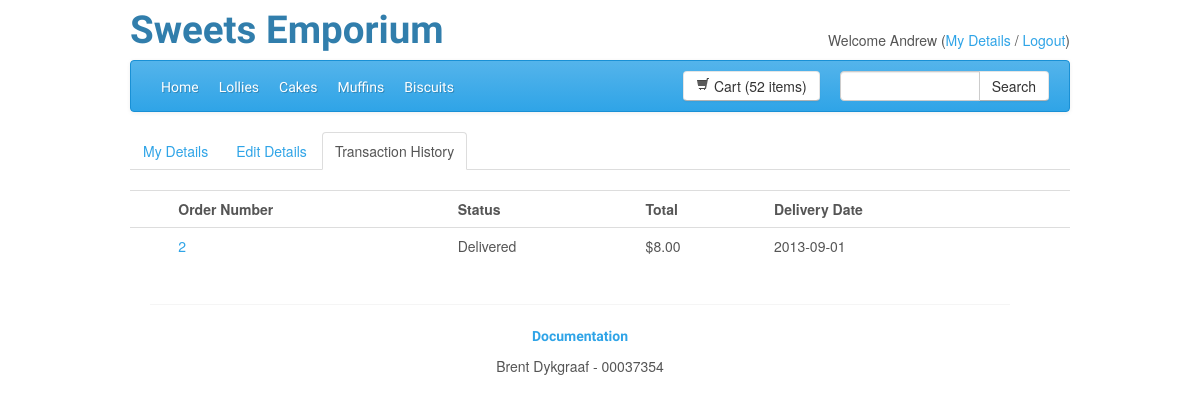
Screenshot of /index.php?s=history (signed in) with the database file from the repository.
### tables this page shows
CREATE TABLE IF NOT EXISTS `users` (
  `userId` int(11) NOT NULL AUTO_INCREMENT,
  `username` text NOT NULL,
  `password` text NOT NULL,
  `firstName` text NOT NULL,
  `lastName` text NOT NULL,
  `phone` text,
  `email` text NOT NULL,
  `address1` text NOT NULL,
  `address2` text,
  `suburb` text,
  `city` text NOT NULL,
  PRIMARY KEY (`userId`)
);

CREATE TABLE IF NOT EXISTS `orders` (
  `orderId` int(11) NOT NULL AUTO_INCREMENT,
  `userId` int(11) DEFAULT NULL,
  `deliveryDate` date DEFAULT NULL,
  `status` enum('Pending','Ordered','Delivered','') NOT NULL,
  PRIMARY KEY (`orderId`),
  FOREIGN KEY (`userId`) REFERENCES users(`userId`)
);

### index.php (called while the page is built)
<?php
$viewData = array();
include 'application/includes/startup.php';
include 'application/includes/pageController.php';
$layout = new Layout($viewData);
$layout->display();
?>

### application/src/User.php (called while the page is built, shortened)
<?php
class User {
	private $userID;
	private $firstName;
	private $dbConnection;
	public function __construct($userID, $dbConnection){
		$this->userID = $userID;
		$this->dbConnection = $dbConnection;
	}
	public function getCart(){
		$query = "SELECT orderId FROM orders WHERE userId='".$this->getUserID()."' AND status='Pending'";
		$result = mysqli_query($this->dbConnection, $query);
		$row = $result->fetch_row();
		return $row[0];
	}
	public function getOrders(){
		$orders = array();
		$query = "SELECT orderId FROM orders WHERE userId='".$this->getUserID()."' AND (status='Ordered' OR status='Delivered');";
		$result = mysqli_query($this->dbConnection, $query);
		while ($row = $result->fetch_assoc()) {
			$orders[] = new Order($row["orderId"], $this->dbConnection);
		}
		return $orders;
	}
	public function getUserID(){
		return $this->userID;
	}
	public function getFirstName(){
		if (!$this->firstName){
			$query = "SELECT firstName FROM users WHERE userId='".$this->userID."'";
			$result = mysqli_query($this->dbConnection, $query);
			$row = $result->fetch_row();
			$this->firstName = $row[0];
		}
		return $this->firstName;
	}
}

### application/src/Order.php (called while the page is built, shortened)
<?php
class Order {
	private $orderID;
	private $deliveryDate;
	private $status;
	private $itemList;
	private $dbConnection;
	public function __construct($orderID, $dbConnection){
		$this->orderID = $orderID;
		$this->dbConnection = $dbConnection;
		$this->getItemList();
	}
	public function getNumberOfItems(){
		$total = 0;
		foreach($this->getItemList() as $lineItem){
			$total += $lineItem->getQuantity();
		}
		return $total;
	}
	public function getTotalCost(){
		$total = 0;
		foreach($this->getItemList() as $lineItem){
			$total += $lineItem->getQuantity()*$lineItem->getPrice();
		}
		return $total;
	}
	public function getOrderID(){
		return $this->orderID;
	}
	public function getDeliveryDate(){
		if (!$this->deliveryDate){
			$query = "SELECT deliveryDate FROM orders WHERE orderId='".$this->orderID."'";
			$result = mysqli_query($this->dbConnection, $query);
			$row = $result->fetch_row();
			$this->deliveryDate = $row[0];
		}
		return $this->deliveryDate;
	}
	public function getStatus(){
		if (!$this->status){
			$query = "SELECT status FROM orders WHERE orderId='".$this->orderID."'";
			$result = mysqli_query($this->dbConnection, $query);
			$row = $result->fetch_row();
			$this->status = $row[0];
		}
		return $this->status;
	}
	public function getItemList(){
		if (!$this->itemList){
			$list = array();
			$query = "SELECT * FROM orderitems WHERE orderId='".$this->orderID."'";
			$result = mysqli_query($this->dbConnection, $query);
			while ($row = $result->fetch_assoc()) {
				$list[] = new OrderItem($row["orderId"], $row["productId"], $this->dbConnection);
			}
			$this->itemList = $list;
		}
		return $this->itemList;
	}
}

### application/includes/startup.php (called while the page is built, shortened)
<?php
include 'application/src/Layout.php';
include 'application/src/Order.php';
include 'application/src/OrderItem.php';
include 'application/src/User.php';
$db = new Database();
$dbConnection = $db->getDbConnection();
if(isset($_SESSION["userID"])){
	$viewData["user"] = new User($_SESSION["userID"], $dbConnection);
} else {
	$viewData["user"] = null;
}
if(isset($_SESSION["cartID"])){
	$viewData["cart"] = new Order($_SESSION["cartID"], $dbConnection);
	if ($viewData["user"]){
		$viewData["cart"]->setUserID($viewData["user"]->getUserID());
		$viewData["cart"]->save();
	}
} else {
	if($viewData["user"]){
		$_SESSION["cartID"] = $viewData["user"]->getCart();
	} else {
		$viewData["cart"] = null;
	}
}

### application/src/OrderItem.php (called while the page is built, shortened)
<?php
class OrderItem {
	private $orderID;
	private $productID;
	private $quantity;
	private $price;
	private $dbConnection;
	public function __construct($orderID, $productID, $dbConnection){
		$this->orderID = $orderID;
		$this->productID = $productID;
		$this->dbConnection = $dbConnection;
	}
	public function getQuantity(){
		if (!$this->quantity){
			$query = "SELECT quantity FROM orderitems WHERE orderId='".$this->orderID."' AND productId='".$this->productID."'";
			$result = mysqli_query($this->dbConnection, $query);
			$row = $result->fetch_row();
			$this->quantity = $row[0];
		}
		return $this->quantity;
	}
	public function getPrice(){
		if (!$this->price){
			$query = "SELECT price FROM orderitems WHERE orderId='".$this->orderID."' AND productId='".$this->productID."'";
			$result = mysqli_query($this->dbConnection, $query);
			$row = $result->fetch_row();
			$this->price = $row[0];
		}
		return $this->price;
	}
}

### application/includes/pageController.php (called while the page is built, shortened)
<?php
if($viewData["screen"] == "logout" && $viewData["user"] != null){
	session_destroy();
	header("Location: index.php");
} else if($viewData["screen"] == "ajxCartNumOfItems"){
	$viewData["type"] = "ajax";
} else if($viewData["screen"] == "ajxSearch"){
	$viewData["type"] = "ajax";
	$catalog = new Catalog($dbConnection);
	$viewData["searchResult"] = $catalog->search($viewData["term"]);
} else if($viewData["screen"] == "removeItem"){
	$productID = $viewData["page"];
	$orderID = $_SESSION["cartID"];
	$orderItem = new OrderItem($orderID, $productID, $dbConnection);
	$orderItem->delete();
	header("Location: index.php?s=orderview&p=cart");
} else if($viewData["screen"] == "confirmOrder"){
	$viewData["orderID"] = $viewData["cart"]->getorderID();
	$viewData["cart"]->confirmOrder();
	$_SESSION["cartID"] = null;
} else if($viewData["screen"] == "product"){
	$viewData["product"] = new Product($viewData["page"], $dbConnection);
} else if($viewData["screen"] == "userview"){
} else if($viewData["screen"] == "history"){
	$viewData["orders"] = $viewData["user"]->getOrders();
} else {
	$viewData["screen"] = "home";
}

### application/templates/pages/history.phtml (the view)
<?php include "application/templates/pages/usermenu.phtml";?>
	<?php if (!$orders || count($orders) < 1){ ?>
		<h5>No items to display</h5>
	<?php } else { ?>
		<table class="table">
			<tr>
				<th></th>
				<th>Order Number</th>
				<th>Status</th>
				<th>Total</th>
				<th>Delivery Date</th>
				<th></th>
			</tr>
			<?php
			foreach ($orders as $oldOrder){
			?>
			<tr>
				<td></td>
				<td><a href="index.php?s=orderview&p=<?php echo $oldOrder->getOrderID(); ?>"><?php echo $oldOrder->getOrderID(); ?></a></td>
				<td><?php echo $oldOrder->getStatus(); ?></td>
				<td><?php echo '$'.number_format($oldOrder->getTotalCost(), 2); ?></td>
				<td><?php echo ($oldOrder->getDeliveryDate() != "0000-00-00") ? $oldOrder->getDeliveryDate() : ""; ?></td>
				<td></td>
			</tr>
			<?php
			}
			?>
		</table>
	<?php } ?>

### application/templates/layout/header.phtml
<div class="row">
	<div class="header-title span8">
		<h1>Sweets Emporium</h1>
	</div>
	<div class="user-info span4 text-right">
		<?php
			if($user){
				echo "Welcome ".$user->getFirstName();
				echo '  (<a href="index.php?s=userview">My Details</a> / <a href="index.php?s=logout">Logout</a>)';
			} else {
				echo "Welcome Guest ( ";
				echo '<a href="index.php?s=login">Login</a> or ';
				echo '<a href="index.php?s=register">Register</a> )';
			}
		?>
	</div>
</div>
<div class="navbar">
	<div class="navbar-inner">
	<ul class="nav">
		<li <?php if($screen=="home"){echo 'class="active"';}?>><a href="index.php">Home</a></li>
		<li <?php if($screen=="category" && $page=="1"){echo 'class="active"';}?>><a href="index.php?s=category&p=1">Lollies</a></li>
		<li <?php if($screen=="category" && $page=="2"){echo 'class="active"';}?>><a href="index.php?s=category&p=2">Cakes</a></li>
		<li <?php if($screen=="category" && $page=="3"){echo 'class="active"';}?>><a href="index.php?s=category&p=3">Muffins</a></li>
		<li <?php if($screen=="category" && $page=="4"){echo 'class="active"';}?>><a href="index.php?s=category&p=4">Biscuits</a></li>
	</ul>
	<div class="input-append searchbox">
		<input class="span2" id="searchBox" type="text">
		<button class="btn" type="button" id="searchButton">Search</button>
	</div>
	<?php
	$numItems = "empty";
	if ($cart){
		$num = $cart->getNumberOfItems();
		if ($num == 1){
			$numItems = "1 item";
		} elseif ($num > 1){
			$numItems = $num." items";
		}
	}
	 ?>
	<a href="index.php?s=orderview&p=cart" id="cartHeader" class="btn btn cartbox"><i class="icon-shopping-cart"></i> Cart (<?php echo $numItems; ?>)</a>
	</div>
</div>

### public/css/custom.css (style rules this page uses)
.user-info { padding-top: 30px; }
.searchbox { float: right; padding: 10px 0px 0px 20px; }
.cartbox { float: right; }
.input-append { float: right; }

### rows the page displays
users: firstName "Andrew"
orders: orderId "2", status "Delivered", deliveryDate "2013-09-01"

### other values shown
$numItems "52 items"
$oldOrder->getTotalCost() "8.00"
